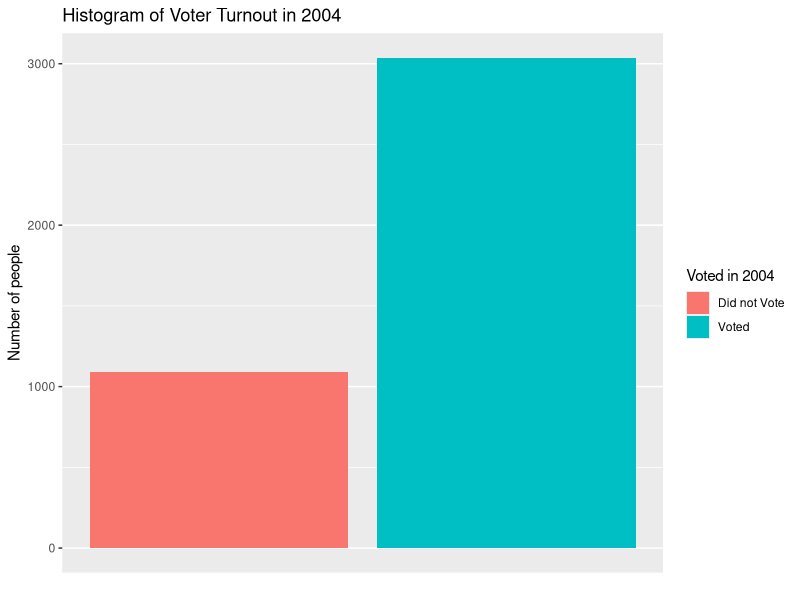

Recreate this plot in R.
## ---- chunk 1
library(ggplot2)
knitr::opts_chunk$set(cache = TRUE,
                      message = FALSE,
                      warning = FALSE,
                      include = FALSE)
df.gss = read.csv('data/gss2006.csv')
df.mhealth = read.csv('data/mental_health.csv')
## ---- chunk 2
ggplot(df.gss, aes(voted04, fill = ifelse(voted04 == 1, 'Voted', 'Did not Vote'))) +
  geom_bar() + 
  labs(title = 'Histogram of Voter Turnout in 2004', x = '', y = 'Number of people') +
  scale_x_continuous(breaks = NULL) +
  guides(fill = guide_legend(title = "Voted in 2004"))
  
